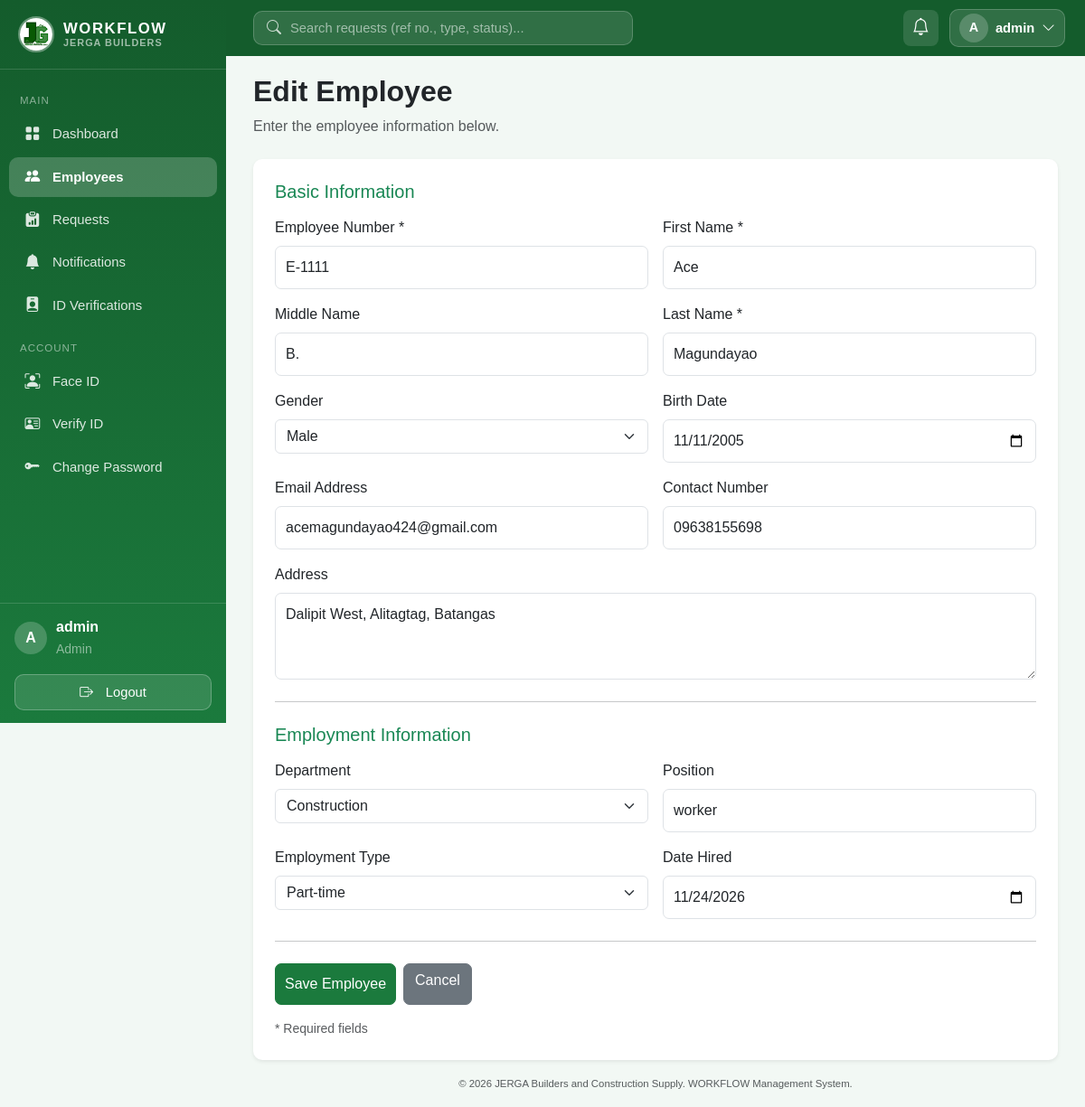
The app's page /employees/14/edit (signed in), older data.
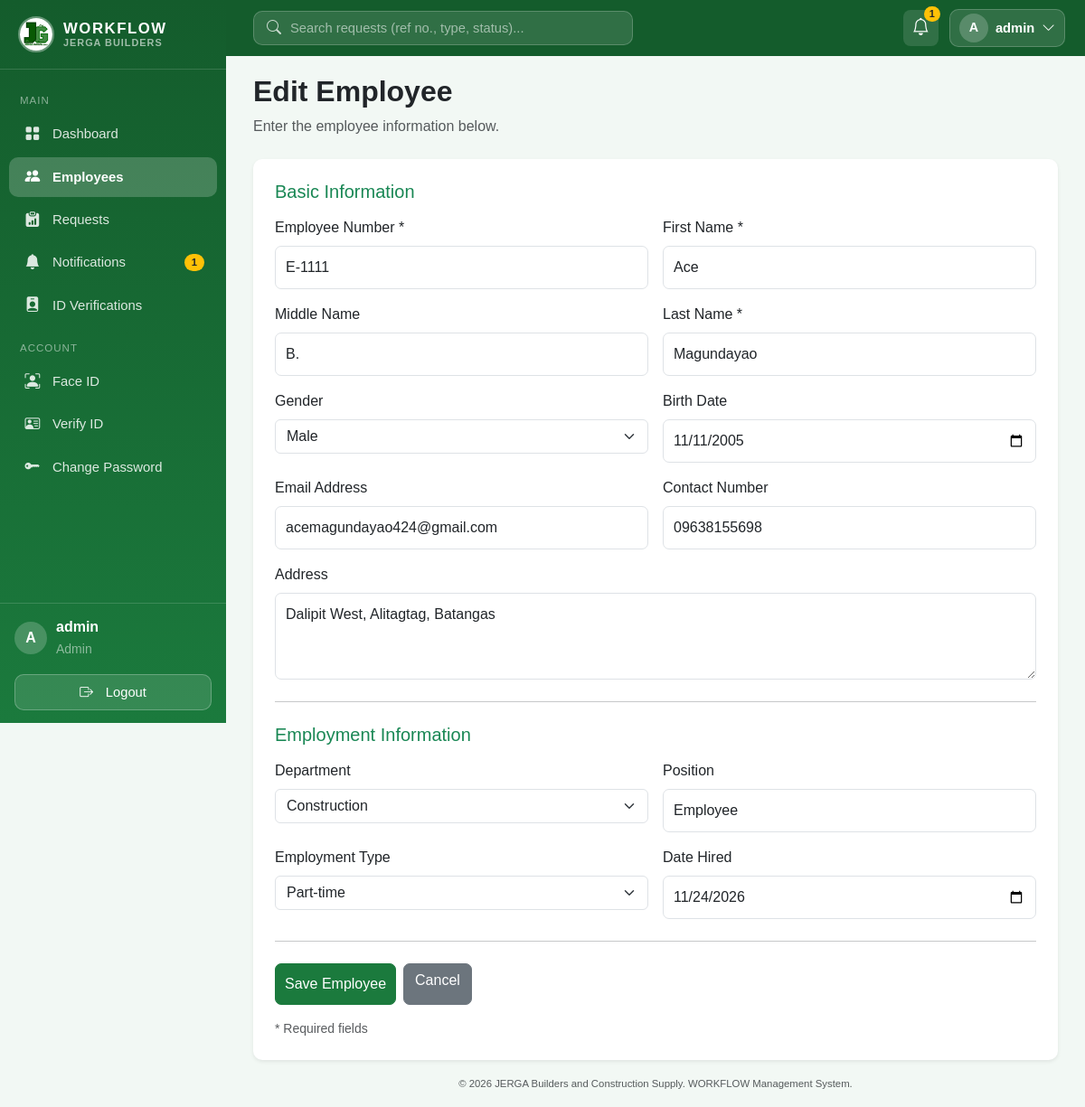
The same page, newer data.
### models/employee.py (models this page shows, shortened)
class Employee(db.Model):
    __tablename__ = "employees"
    id = db.Column(db.Integer, primary_key=True)
    employee_number = db.Column(db.String(50), unique=True, nullable=False)
    first_name = db.Column(db.String(100), nullable=False)
    middle_name = db.Column(db.String(100), nullable=True)
    last_name = db.Column(db.String(100), nullable=False)
    gender = db.Column(db.String(20), nullable=True)
    birth_date = db.Column(db.Date, nullable=True)
    address = db.Column(db.Text, nullable=True)
    contact_number = db.Column(db.String(30), nullable=True)
    email = db.Column(db.String(120), unique=True, nullable=True)
    department = db.Column(db.String(100), nullable=True)
    position = db.Column(db.String(100), nullable=True)
    employment_type = db.Column(db.String(50), nullable=True)
    date_hired = db.Column(db.Date, nullable=True)
    status = db.Column(db.String(20), default="Active", nullable=False)  # "Active" | "Inactive"
    created_at = db.Column(db.DateTime, default=db.func.now())
    updated_at = db.Column(db.DateTime, default=db.func.now(), onupdate=db.func.now())
    user = db.relationship("User", back_populates="employee", uselist=False)
    requests = db.relationship("EmployeeRequest", back_populates="employee")

### routes/employee.py (the view, shortened to what this page needs)
@employee_bp.route("/<int:employee_id>/edit", methods=["GET", "POST"])
@admin_or_hr_required
def edit_employee(employee_id):
    employee = get_employee_or_404(employee_id)
    return render_template("employees/form.html", employee=employee, page_title="Edit Employee")

### models/user.py (called while the page is built)
@login_manager.user_loader
def load_user(user_id):
    return db.session.get(User, int(user_id))

### routes/employee.py (called while the page is built)
def admin_or_hr_required(function):
    @wraps(function)
    @login_required
    def decorated_function(*args, **kwargs):
        if current_user.role not in ("admin", "hr"):
            abort(403)
        return function(*args, **kwargs)
    return decorated_function

def get_employee_or_404(employee_id):
    employee = db.session.get(Employee, employee_id)
    if employee is None:
        abort(404)
    return employee

### templates/employees/form.html (shortened to what the changed rows need)
{% extends "base.html" %}
{% block content %}
<div class="mb-4">
    <h2 class="fw-bold">{{ page_title }}</h2>
</div>
<div class="card shadow-sm">
    <div class="card-body p-4">
        <form method="POST">
            <div class="row g-3">
                <div class="col-md-6">
                    <label class="form-label">
                        Employee Number *
                    </label>
                    <input type="text"
                           name="employee_number"
                           class="form-control"
                           maxlength="50"
                           value="{{ employee.employee_number if employee else '' }}"
                           required>
                </div>
                <div class="col-md-6">
                    <label class="form-label">First Name *</label>
                    <input type="text"
                           name="first_name"
                           class="form-control"
                           maxlength="100"
                           value="{{ employee.first_name if employee else '' }}"
                           required>
                </div>
                <div class="col-md-6">
                    <label class="form-label">Middle Name</label>
                    <input type="text"
                           name="middle_name"
                           class="form-control"
                           maxlength="100"
                           value="{{ employee.middle_name if employee and employee.middle_name else '' }}">
                </div>
                <div class="col-md-6">
                    <label class="form-label">Last Name *</label>
                    <input type="text"
                           name="last_name"
                           class="form-control"
                           maxlength="100"
                           value="{{ employee.last_name if employee else '' }}"
                           required>
                </div>
                <div class="col-md-6">
                    <label class="form-label">Gender</label>
                    <select name="gender" class="form-select" required>
                        {% for gender in ["Male", "Female", "Other"] %}
                        <option value="{{ gender }}"
                            {% if employee and employee.gender == gender %}selected{% endif %}>
                            {{ gender }}
                        </option>
                        {% endfor %}
                    </select>
                </div>
                <div class="col-md-6">
                    <label class="form-label">Birth Date</label>
                    <input type="date"
                           name="birth_date"
                           class="form-control"
                           required
                           value="{{ employee.birth_date.isoformat() if employee and employee.birth_date else '' }}">
                </div>
                <div class="col-md-6">
                    <label class="form-label">Email Address</label>
                    <input type="email"
                           name="email"
                           class="form-control"
                           maxlength="120"
                           required
                           value="{{ employee.email if employee and employee.email else '' }}">
                </div>
                <div class="col-md-6">
                    <label class="form-label">Contact Number</label>
                    <input type="text"
                           name="contact_number"
                           class="form-control"
                           maxlength="30"
                           required
                           value="{{ employee.contact_number if employee and employee.contact_number else '' }}">
                </div>
                <div class="col-12">
                    <label class="form-label">Address</label>
                    <textarea name="address"
                              class="form-control"
                              rows="3"
                              required>{{ employee.address if employee and employee.address else '' }}</textarea>
                </div>
            </div>
            <div class="row g-3">
                <div class="col-md-6">
                    <label class="form-label">Department</label>
                    <select name="department" class="form-select" required>
                        {% for department in [
                            "Administration",
                            "Human Resources",
                            "Accounting",
                            "Purchasing",
                            "Warehouse",
                            "Sales",
                            "Operations",
                            "Construction"
                        ] %}
                        <option value="{{ department }}"
                            {% if employee and employee.department == department %}selected{% endif %}>
                            {{ department }}
                        </option>
                        {% endfor %}
                    </select>
                </div>
                <div class="col-md-6">
                    <label class="form-label">Position</label>
                    <input type="text"
                           name="position"
                           class="form-control"
                           maxlength="100"
                           required
                           value="{{ employee.position if employee and employee.position else '' }}">
                </div>
                <div class="col-md-6">
                    <label class="form-label">Employment Type</label>
                    <select name="employment_type" class="form-select" required>
                        {% for employment_type in [
                            "Regular",
                            "Probationary",
                            "Contractual",
                            "Part-time",
                            "Project-based"
                        ] %}
                        <option value="{{ employment_type }}"
                            {% if employee and employee.employment_type == employment_type %}selected{% endif %}>
                            {{ employment_type }}
                        </option>
                        {% endfor %}
                    </select>
                </div>
                <div class="col-md-6">
                    <label class="form-label">Date Hired</label>
                    <input type="date"
                           name="date_hired"
                           class="form-control"
                           required
                           value="{{ employee.date_hired.isoformat() if employee and employee.date_hired else '' }}">
                </div>
            </div>
        </form>
    </div>
</div>
{% endblock %}

### templates/base.html (shortened to what the changed rows need)
<!doctype html>
<html lang="en">
<head>
    <link
    rel="stylesheet"
    href="{{ url_for('static', filename='vendor/bootstrap.min.css') }}"
    />
    <link
    rel="stylesheet"
    href="{{ url_for('static', filename='vendor/bootstrap-icons.min.css') }}"
    />
    <link
    rel="stylesheet"
    href="{{ url_for('static', filename='css/style.css') }}"
    />
</head>
<body class="{% if current_user.is_authenticated %}with-sidebar{% endif %}">
    {% if current_user.is_authenticated %}
    <aside class="sidebar" id="sidebar">
    <nav class="sidebar-nav">
        <a
          href="{{ url_for('notifications.list_notifications') }}"
          class="sidebar-link {% if request.endpoint and request.endpoint.startswith('notifications') %}active{% endif %}"
        >
          <i class="bi bi-bell-fill sb-icon"></i> Notifications {% if
          unread_notification_count > 0 %}
          <span class="sidebar-badge ms-auto"
            >{{ unread_notification_count }}</span
          >
          {% endif %}
        </a>
      </nav>
    </aside>
    <header class="topbar">
      <div class="topbar-actions">
        <a
          href="{{ url_for('notifications.list_notifications') }}"
          class="topbar-bell"
          title="Notifications"
        >
          <i class="bi bi-bell"></i>
          {% if unread_notification_count > 0 %}
          <span class="topbar-bell-badge">{{ unread_notification_count }}</span>
          {% endif %}
        </a>
      </div>
    </header>
    {% endif %}
    <main class="app-main">
       {% block content %}{% endblock %}
    </main>
  </body>
</html>

Row changes from the older to the newer data that the page shows:
changed Employee "Ace": position "worker" → "Employee"
Text that changed along with them:
{{ unread_notification_count }}: (not shown) → "1"
